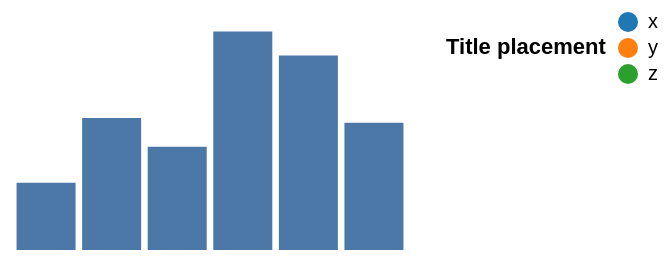

The Vega-Lite source for this figure:
### Vega specification from a JSON file in a GitHub repository (floating-point values rounded to 4 significant figures)
{"width": 200, "height": 120, "padding": 5, "data": [{"name": "t", "values": [{"a": "Alpha", "b": 28, "c": "x", "d": 1}, {"a": "Bravo", "b": 55, "c": "y", "d": 2}, {"a": "Charlie", "b": 43, "c": "x", "d": 3}, {"a": "Delta", "b": 91, "c": "z", "d": 4}, {"a": "Echo", "b": 81, "c": "y", "d": 5}, {"a": "Foxtrot", "b": 53, "c": "z", "d": 6}]}], "scales": [{"name": "x", "type": "band", "domain": {"data": "t", "field": "a"}, "range": "width", "padding": 0.1}, {"name": "y", "type": "linear", "domain": {"data": "t", "field": "b"}, "range": "height", "nice": true}, {"name": "color", "type": "ordinal", "domain": {"data": "t", "field": "c"}, "range": {"scheme": "category10"}}, {"name": "ramp", "type": "linear", "domain": {"data": "t", "field": "d"}, "range": {"scheme": "blues"}}, {"name": "size", "type": "linear", "domain": {"data": "t", "field": "b"}, "range": [10, 200]}, {"name": "shape", "type": "ordinal", "domain": {"data": "t", "field": "c"}, "range": "symbol"}, {"name": "quant", "type": "quantize", "domain": [0, 100], "range": {"scheme": "greens", "count": 4}}], "marks": [{"type": "rect", "from": {"data": "t"}, "encode": {"enter": {"x": {"scale": "x", "field": "a"}, "width": {"scale": "x", "band": 1}, "y": {"scale": "y", "field": "b"}, "y2": {"scale": "y", "value": 0}}}}], "legends": [{"fill": "color", "title": "Title placement", "titleOrient": "left", "titleAnchor": "middle", "orient": "right"}]}
